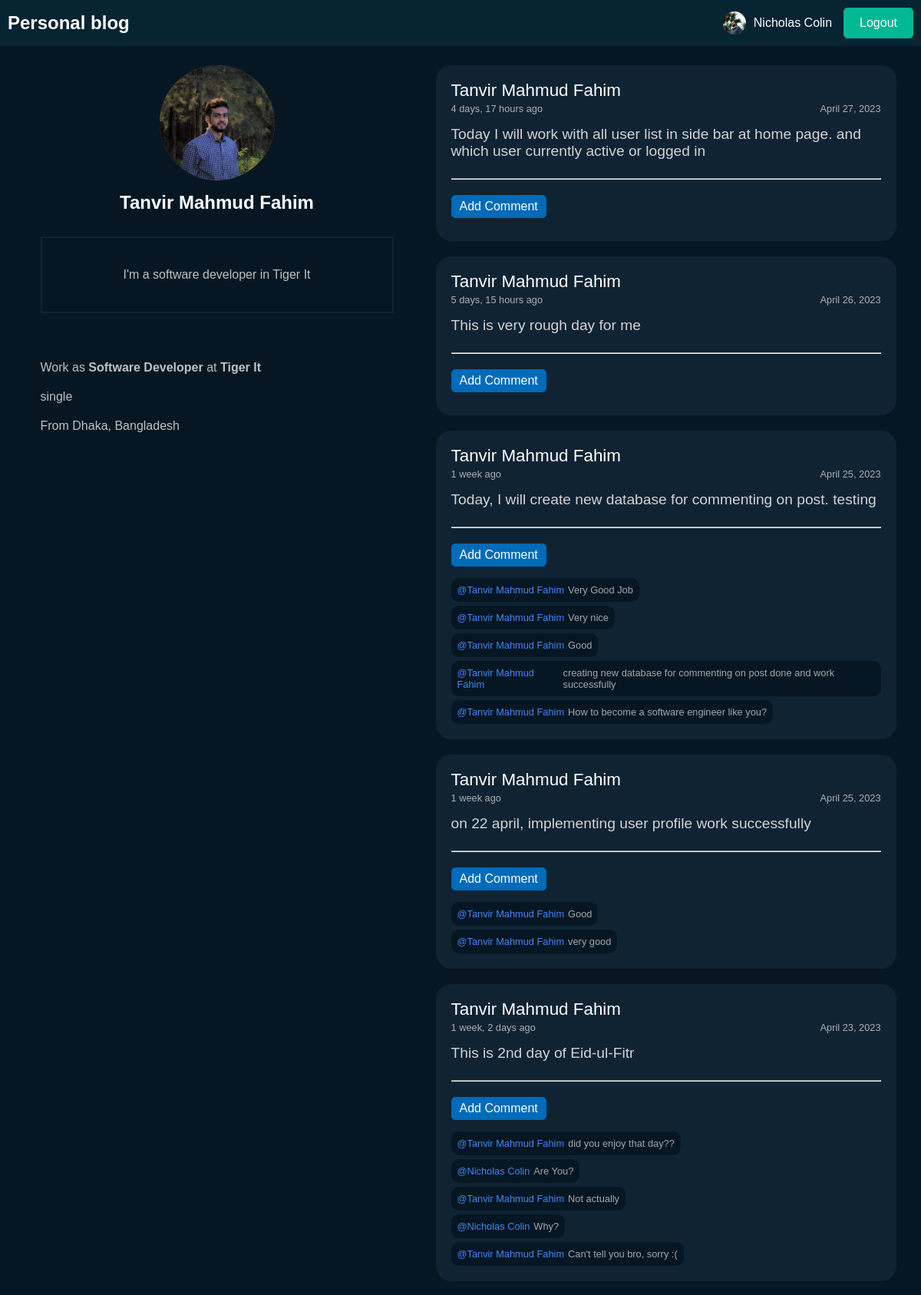
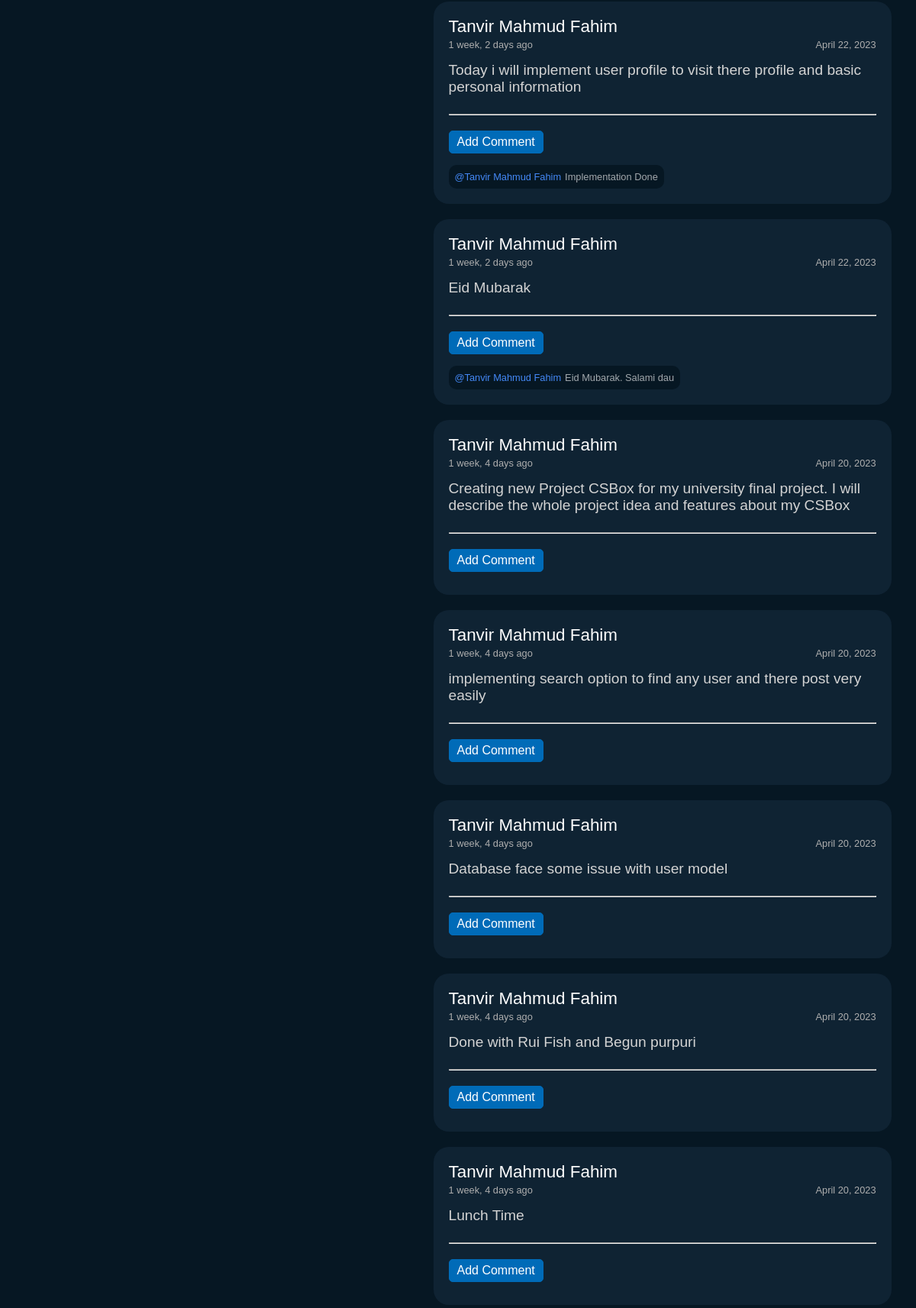
Page /user/fahim/ (signed in, upper part) on the committed database (2 pictures, top to bottom).
### main/models.py (models this page shows, shortened)
class Profile(models.Model):
    user = models.ForeignKey(User, on_delete=models.CASCADE)
    userId = models.IntegerField()
    bio = models.TextField(blank=True, null=True)
    profession = models.CharField(max_length=150, blank=True, null=True)
    workplace = models.CharField(max_length=150, blank=True, null=True)
    gender = models.CharField(max_length=150, blank=True, null=True)
    relationStatus = models.CharField(max_length=150, blank=True, null=True)
    area = models.CharField(max_length=200, blank=True, null=True)
    profilePic = models.ImageField(upload_to='images/', blank=True, null=True)

class PostDB(models.Model):
    user = models.ForeignKey(User, on_delete=models.CASCADE)
    userId = models.IntegerField()
    post = models.TextField(null=True, blank=True)
    created = models.DateTimeField(auto_now_add=True)
    updated = models.DateTimeField(auto_now=True)
    class Meta:
        verbose_name = "PostDB"
        verbose_name_plural = "user's Post"
        ordering = ['-updated', '-created']

class PostComments(models.Model):
    commenter = models.ForeignKey(User, on_delete=models.CASCADE)
    postId = models.IntegerField()
    comment = models.TextField()
    created = models.DateTimeField(auto_now_add=True)

### main/views.py (the view)
# urls.py: path('user/<str:pk>/', views.other_userprofile, name='otherUserProfile'),
@login_required(login_url='singin')
def other_userprofile(request, pk):
    if pk == request.user.username:
        return redirect('profile', request.user.username)
    target_user = User.objects.get(username=pk)
    target_user_post = PostDB.objects.filter(user=target_user)
    target_user_profile = Profile.objects.get(user=target_user)
    current_user_profile = Profile.objects.get(user=request.user)
    post_comment = PostComments.objects.all()
    return render(request, 'other_user.html', {
        "user_posts": target_user_post,
        "user_profile": target_user_profile,
        "current_user_profile": current_user_profile,
        "post_comment": post_comment,
    })

### templates/other_user.html (shortened to what this page needs)
{%extends 'layout.html'%}
{%load static%}
{% load humanize %}
{%block link%}
<link rel="stylesheet" href="{%static 'profile_page.css'%}"/>
{%endblock link%}
{%block navImg%}
    {%if current_user_profile.profilePic%}
        <img src="{{current_user_profile.profilePic.url}}" alt="Profile Pic" width="30">
    {%endif%}
{%endblock navImg%}
{%block section%}
<div class="wrapper">
    <div class="profile_section">
        <div class="profile_pic">
            {%if user_profile.profilePic%}
                <img src="{{user_profile.profilePic.url}}" alt="Profile Pic">
            {%endif%}
        </div>
        <h2>{{user_profile.user.first_name}} {{user_profile.user.last_name}}</h2>
        <div class="bio_box">{{user_profile.bio}}</div>
        <div class="about">
            <h4>Work as <span>{{user_profile.profession}}</span> at <span>{{user_profile.workplace}}</span></h4>
            <h4>{{user_profile.relationStatus}}</h4>
            <h4>From {{user_profile.area}}</h4>
        </div>
    </div>
    <div class="post_section">
        {%for each in user_posts%}
        <div class="post">
            <div class="post_view">
                <h3>{{each.user.first_name}} {{each.user.last_name}}</h3>
                <div class="date_time">
                    <p>
                        {{each.created| timesince}} ago
                    </p>
                    <p>
                        {{each.created.date}}
                    </p>
                </div>
                <div class="post_body">
                    <p>{{each.post}}</p>
                </div>
                <hr>
                <div class="button_group">
                    <a class="comment_button" href="{%url 'comment' each.id%}">Add Comment</a>
                </div>
                <div class="comment_section">
                    {%for each_comment in post_comment%}
                        {%if each.id == each_comment.postId%}
                            <div class="each_comment">
                                <p class="commenter_name"> @{{each_comment.commenter.first_name}} {{each_comment.commenter.last_name}}</p>
                                <p class="comment">{{each_comment.comment}}</p>
                            </div>
                        {%endif%}
                    {%endfor%}
                </div>
            </div>
        </div>
        {%endfor%}
    </div>
</div>
{%endblock section%}

### templates/layout.html (shortened to what this page needs)
<!DOCTYPE html>
{%load static%}
<html lang="en">
<head>
    {%block link%}{%endblock link%}
    <link rel="stylesheet" href="{%static 'layout.css'%}"/>
</head>
<body>
	<nav>
		<div class="left-nav">
			<a href="{%url 'home'%}">Personal blog</a>
		</div>
		{%if request.user.is_authenticated%}
        <div class="right-nav">
			<div class="avatar">
				{%block navImg%}{%endblock navImg%}
			</div>
			<a class="name" href="{%url 'profile' request.user.username%}">
				<h4>
					{{request.user.first_name}} {{request.user.last_name}}
				</h4>
			</a>
			<a href="{%url 'logout'%}" class="green-btn">Logout</a>
		</div>
        {%endif%}
	</nav>
	{%block section%}{%endblock section%}
</body>
</html>

### static/profile_page.css (style rules this page uses)
.wrapper { width: 100%; min-height: 100vh; padding: 15px; margin-top: 70px; display: flex; justify-content: space-around; }
.profile_section { width: 500px; color: white; display: flex; flex-direction: column; align-items: center; padding: 0 20px 20px 20px; }
.profile_pic { width: 150px; height: 150px; overflow: hidden; border-radius: 50%; background-color: #515151; margin-bottom: 15px; }
.profile_pic img { width: 150px; overflow: hidden; }
.bio_box { width: 100%; min-height: 100px; border: 2px solid #0F2333; margin: 30px 0 10px; padding: 10px; display: flex; justify-content: center; align-items: center; font-size: 1rem; text-align: center; font-weight: 300; color: rgb(191, 191, 191); }
.about { width: 100%; margin-top: 2rem; }
.about span { font-weight: bold; }
.about h4 { margin: 20px 0; color: rgb(192, 192, 192); font-weight: 300; }
.post_section { width: 600px; display: flex; flex-direction: column; }
.post { width: 100%; padding: 20px; background: #0F2333; border-radius: 20px; margin-bottom: 20px; }
.post_view h3 { font-size: 1.4rem; font-weight: 500; color: rgb(255, 255, 255); }
.date_time { margin: 3px 0 15px 0; width: 100%; display: flex; align-items: center; justify-content: space-between; }
.date_time p { color: rgb(174, 174, 174); font-size:.8rem; }
.post_body p { font-size: 1.2rem; color: rgb(211, 211, 211); }
.post_view .button_group { width: 38%; margin-top: 10px; display: flex; justify-content: space-between; align-items: center; }
hr { margin: 1.5rem 0 0 0; }
.comment_section { display: flex; flex-direction: column; }
.comment_section .each_comment { width: fit-content; background: #061723; display: flex; align-items: center; padding: 8px; border-radius: 10px; margin-top: 5px; }
.commenter_name { font-size: .8rem; color: rgb(68, 136, 246); margin-right: 5px; }
.comment { font-size: .8rem; color: rgba(255, 255, 255, 0.627); }
.post_view .comment_button { margin-top: 10px; text-decoration: none; border: 1px solid #006bb8; background-color: #006bb8; color: #fff; border-radius: 5px; padding: 5px 10px; cursor: pointer; font-weight: 500; margin-bottom: 10px; }

### static/layout.css (style rules this page uses)
* { padding:0; margin:0; box-sizing: border-box; font-family: sans-serif; }
body { background-color: #061723; min-height: 100vh; color: white; display: flex; justify-content: center; align-items: center; }
nav { position: fixed; top: 0; left: 0; width: 100%; display: flex; justify-content: space-between; align-items: center; background-color: #072432; color: #fff; padding: 10px; z-index: 1; }
.left-nav a { text-decoration: none; color: white; margin: 0; font-size: 24px; font-weight: bold; }
.right-nav { display: flex; align-items: center; }
.right-nav a { text-decoration: none; }
.name { margin-right: 15px; }
.right-nav h4 { font-size: 1rem; color: white; font-weight: 300; }
.avatar { width: 30px; height: 30px; overflow: hidden; border-radius: 50%; background-color: #515151; margin-right: 10px; }
.green-btn { text-decoration: none; border: 1px solid #00b894; background-color: #00b894; color: #fff; border-radius: 5px; padding: 10px 20px; cursor: pointer; font-weight: 500; }

### rows in the picture
Profile: profilePic (picture)
Profile: profilePic (picture), user.first_name "Tanvir", user.last_name "Mahmud Fahim", bio "I'm a software developer in Tiger It", profession "Software Developer", workplace "Tiger It", relationStatus "single", area "Dhaka, Bangladesh"
PostDB: user.first_name "Tanvir", user.last_name "Mahmud Fahim", created "4 days, 17 hours", created "April 27, 2023", post "Today I will work with all user list in side bar at home page. and which user currently active or logged in"
PostDB: user.first_name "Tanvir", user.last_name "Mahmud Fahim", created "5 days, 15 hours", created "April 26, 2023", post "This is very rough day for me"
PostDB: user.first_name "Tanvir", user.last_name "Mahmud Fahim", created "1 week", created "April 25, 2023", post "Today, I will create new database for commenting on post. testing"
PostComments: commenter.first_name "Tanvir", commenter.last_name "Mahmud Fahim", comment "Very Good Job"
PostComments: commenter.first_name "Tanvir", commenter.last_name "Mahmud Fahim", comment "Very nice"
PostComments: commenter.first_name "Tanvir", commenter.last_name "Mahmud Fahim", comment "Good"
PostComments: commenter.first_name "Tanvir", commenter.last_name "Mahmud Fahim", comment "creating new database for commenting on post done and work successfully"
PostComments: commenter.first_name "Tanvir", commenter.last_name "Mahmud Fahim", comment "How to become a software engineer like you?"
PostDB: user.first_name "Tanvir", user.last_name "Mahmud Fahim", created "1 week", created "April 25, 2023", post "on 22 april, implementing user profile work successfully"
PostComments: commenter.first_name "Tanvir", commenter.last_name "Mahmud Fahim", comment "Good"
PostComments: commenter.first_name "Tanvir", commenter.last_name "Mahmud Fahim", comment "very good"
PostDB: user.first_name "Tanvir", user.last_name "Mahmud Fahim", created "1 week, 2 days", created "April 23, 2023", post "This is 2nd day of Eid-ul-Fitr"
PostComments: commenter.first_name "Tanvir", commenter.last_name "Mahmud Fahim", comment "did you enjoy that day??"
PostComments: commenter.first_name "Nicholas", commenter.last_name "Colin", comment "Are You?"
PostComments: commenter.first_name "Tanvir", commenter.last_name "Mahmud Fahim", comment "Not actually"
PostComments: commenter.first_name "Nicholas", commenter.last_name "Colin", comment "Why?"
PostComments: commenter.first_name "Tanvir", commenter.last_name "Mahmud Fahim", comment "Can't tell you bro, sorry :("
PostDB: user.first_name "Tanvir", user.last_name "Mahmud Fahim", created "1 week, 2 days", created "April 22, 2023", post "Today i will implement user profile to visit there profile and basic personal information"
PostComments: commenter.first_name "Tanvir", commenter.last_name "Mahmud Fahim", comment "Implementation Done"
PostDB: user.first_name "Tanvir", user.last_name "Mahmud Fahim", created "1 week, 2 days", created "April 22, 2023", post "Eid Mubarak"
PostComments: commenter.first_name "Tanvir", commenter.last_name "Mahmud Fahim", comment "Eid Mubarak. Salami dau"
PostDB: user.first_name "Tanvir", user.last_name "Mahmud Fahim", created "1 week, 4 days", created "April 20, 2023", post "Creating new Project CSBox for my university final project. I will describe the whole project idea and features about my CSBox"
PostDB: user.first_name "Tanvir", user.last_name "Mahmud Fahim", created "1 week, 4 days", created "April 20, 2023", post "implementing search option to find any user and there post very easily"
PostDB: user.first_name "Tanvir", user.last_name "Mahmud Fahim", created "1 week, 4 days", created "April 20, 2023", post "Database face some issue with user model"
PostDB: user.first_name "Tanvir", user.last_name "Mahmud Fahim", created "1 week, 4 days", created "April 20, 2023", post "Done with Rui Fish and Begun purpuri"
PostDB: user.first_name "Tanvir", user.last_name "Mahmud Fahim", created "1 week, 4 days", created "April 20, 2023", post "Lunch Time"

### other values in the picture
{{ request.user.first_name }} "Nicholas"
{{ request.user.last_name }} "Colin"
